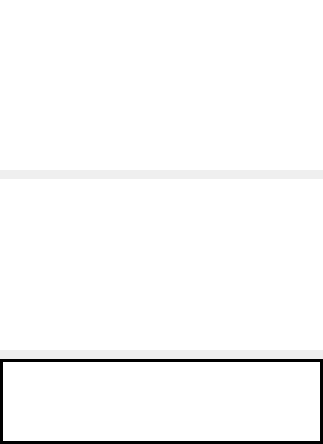
         <widget class="QWidget" name="rightBodyFrameTrain" native="true">
          <property name="sizePolicy">
           <sizepolicy hsizetype="Preferred" vsizetype="Expanding">
            <horstretch>50</horstretch>
            <verstretch>95</verstretch>
           </sizepolicy>
          </property>
          <property name="styleSheet">
           <string notr="true">border:none;</string>
          </property>
          <layout class="QVBoxLayout" name="verticalLayout_37">
           <property name="spacing">
            <number>9</number>
           </property>
           <property name="leftMargin">
            <number>0</number>
           </property>
           <property name="topMargin">
            <number>0</number>
           </property>
           <property name="rightMargin">
            <number>0</number>
           </property>
           <property name="bottomMargin">
            <number>0</number>
           </property>
           <item>
            <widget class="QFrame" name="frame_31">
             <property name="sizePolicy">
              <sizepolicy hsizetype="Preferred" vsizetype="Preferred">
               <horstretch>0</horstretch>
               <verstretch>40</verstretch>
              </sizepolicy>
             </property>
             <property name="styleSheet">
              <string notr="true"/>
             </property>
             <property name="frameShape">
              <enum>QFrame::StyledPanel</enum>
             </property>
             <property name="frameShadow">
              <enum>QFrame::Raised</enum>
             </property>
             <layout class="QHBoxLayout" name="horizontalLayout_7">
              <property name="spacing">
               <number>0</number>
              </property>
              <property name="leftMargin">
               <number>0</number>
              </property>
              <property name="topMargin">
               <number>0</number>
              </property>
              <property name="rightMargin">
               <number>0</number>
              </property>
              <property name="bottomMargin">
               <number>0</number>
              </property>
              <item>
               <widget class="PlotWidget" name="graphicsView_17">
                <property name="backgroundBrush">
                 <brush brushstyle="NoBrush">
                  <color alpha="255">
                   <red>255</red>
                   <green>255</green>
                   <blue>255</blue>
                  </color>
                 </brush>
                </property>
               </widget>
              </item>
             </layout>
            </widget>
           </item>
           <item>
            <widget class="QFrame" name="frame_32">
             <property name="sizePolicy">
              <sizepolicy hsizetype="Preferred" vsizetype="Preferred">
               <horstretch>0</horstretch>
               <verstretch>40</verstretch>
              </sizepolicy>
             </property>
             <property name="frameShape">
              <enum>QFrame::StyledPanel</enum>
             </property>
             <property name="frameShadow">
              <enum>QFrame::Raised</enum>
             </property>
             <layout class="QHBoxLayout" name="horizontalLayout_8">
              <property name="spacing">
               <number>0</number>
              </property>
              <property name="leftMargin">
               <number>0</number>
              </property>
              <property name="topMargin">
               <number>0</number>
              </property>
              <property name="rightMargin">
               <number>0</number>
              </property>
              <property name="bottomMargin">
               <number>0</number>
              </property>
              <item>
               <widget class="PlotWidget" name="graphicsView_18">
                <property name="backgroundBrush">
                 <brush brushstyle="NoBrush">
                  <color alpha="255">
                   <red>255</red>
                   <green>255</green>
                   <blue>255</blue>
                  </color>
                 </brush>
                </property>
               </widget>
              </item>
             </layout>
            </widget>
           </item>
           <item>
            <widget class="QFrame" name="frame_33">
             <property name="sizePolicy">
              <sizepolicy hsizetype="Preferred" vsizetype="Preferred">
               <horstretch>0</horstretch>
               <verstretch>20</verstretch>
              </sizepolicy>
             </property>
             <property name="styleSheet">
              <string notr="true">background-color: rgb(0, 0, 0);</string>
             </property>
             <property name="frameShape">
              <enum>QFrame::StyledPanel</enum>
             </property>
             <property name="frameShadow">
              <enum>QFrame::Raised</enum>
             </property>
             <layout class="QHBoxLayout" name="horizontalLayout_9">
              <property name="leftMargin">
               <number>3</number>
              </property>
              <property name="topMargin">
               <number>3</number>
              </property>
              <property name="rightMargin">
               <number>3</number>
              </property>
              <property name="bottomMargin">
               <number>3</number>
              </property>
              <item>
               <widget class="QWidget" name="widget_24" native="true">
                <property name="sizePolicy">
                 <sizepolicy hsizetype="Expanding" vsizetype="Expanding">
                  <horstretch>0</horstretch>
                  <verstretch>0</verstretch>
                 </sizepolicy>
                </property>
                <property name="cursor">
                 <cursorShape>ArrowCursor</cursorShape>
                </property>
                <property name="styleSheet">
                 <string notr="true">background-color: rgb(255, 255, 255);</string>
                </property>
                <layout class="QGridLayout" name="gridLayout_25">
                 <property name="leftMargin">
                  <number>0</number>
                 </property>
                 <property name="topMargin">
                  <number>0</number>
                 </property>
                 <property name="rightMargin">
                  <number>0</number>
                 </property>
                 <property name="bottomMargin">
                  <number>0</number>
                 </property>
                 <property name="spacing">
                  <number>0</number>
                 </property>
                 <item row="0" column="0">
                  <widget class="QCustomQPushButton" name="startTrainBtn">
                   <property name="sizePolicy">
                    <sizepolicy hsizetype="Expanding" vsizetype="Expanding">
                     <horstretch>0</horstretch>
                     <verstretch>0</verstretch>
                    </sizepolicy>
                   </property>
                   <property name="font">
                    <font>
                     <pointsize>24</pointsize>
                     <bold>true</bold>
                    </font>
                   </property>
                   <property name="autoFillBackground">
                    <bool>false</bool>
                   </property>
                   <property name="styleSheet">
                    <string notr="true">color: rgb(255, 255, 255);</string>
                   </property>
                   <property name="text">
                    <string>Start data collection!</string>
                   </property>
                   <property name="autoDefault">
                    <bool>false</bool>
                   </property>
                   <property name="default">
                    <bool>false</bool>
                   </property>
                   <property name="flat">
                    <bool>false</bool>
                   </property>
                  </widget>
                 </item>
                </layout>
               </widget>
              </item>
             </layout>
            </widget>
           </item>
          </layout>
         </widget>
